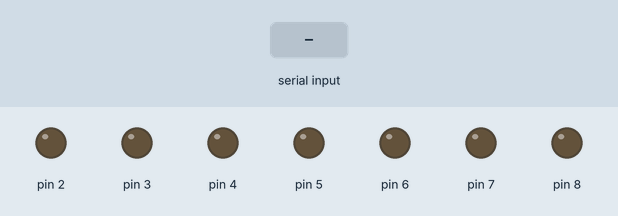
A sketch run on a simulated Arduino Uno, built with avr-gcc and run on an emulated ATmega328P. Shown: output pins drawn as LEDs (lit = HIGH). The inputs (shaded band) are chosen by the test bench. What the sketch prints to the serial monitor is not drawn.

Above: at 1.2 s.
1.3 s: "90 45 200\n" received over Serial
At 1.7 s:
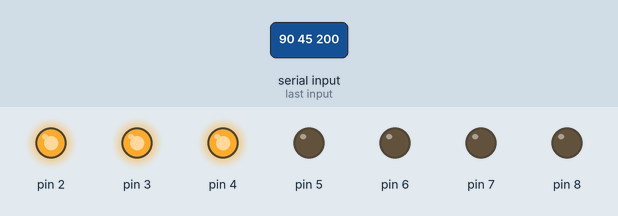
2.8 s: "90 45\n" received over Serial
At 4.0 s:
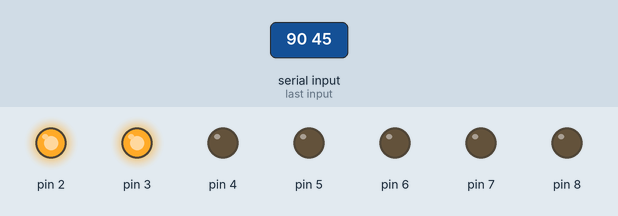
4.3 s: "30 150\n" received over Serial
5.8 s: "90 45 200 10\n" received over Serial
At 6.4 s:
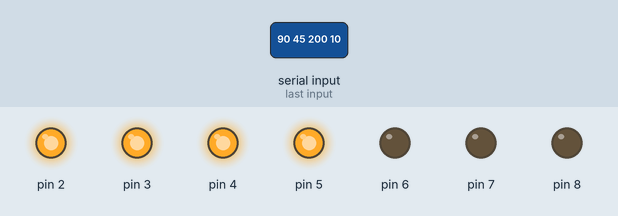
7.3 s: "90 45 200 10 150 30\n" received over Serial
At 8.5 s:
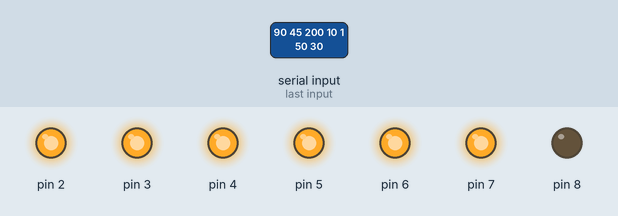
8.8 s: "5\n" received over Serial
At 9.8 s:
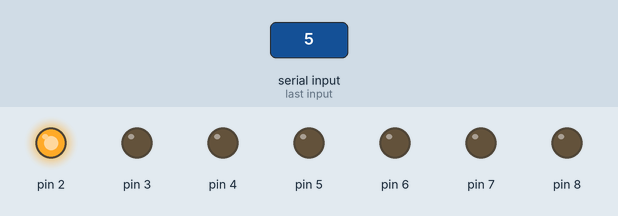
Timing chart, 0 to 11.3 s (numbered marks = the images above; inputs shaded):
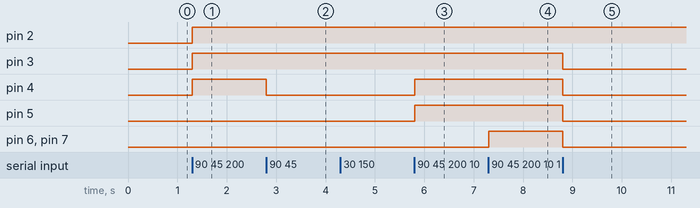

The sketch:

ARDUINO_MAX_XBEE_7CH.ino
```cpp
int digipin1;
int digipin2;
int digipin3;
int digipin4;
int digipin5;
int digipin6;
int digipin7;
int state1 = 0;
int state2 = 0;
int state3 = 0;
int state4 = 0;
int state5 = 0;
int state6 = 0;
int state7 = 0;

void setup()
{
  // Create/open serial port
  Serial.begin(57600);

  // Define LED mode
  // PWM LED
  pinMode(2, OUTPUT);
  pinMode(3, OUTPUT);
  pinMode(4, OUTPUT);
  pinMode(5, OUTPUT);
  pinMode(6, OUTPUT);
  pinMode(7, OUTPUT);
  pinMode(8, OUTPUT);
}

void loop()
{
  while (Serial.available() > 0) {


    String incoming = Serial.readStringUntil('\n');
    digipin1 = getValue(incoming, ' ', 0).toInt();
    digipin2 = getValue(incoming, ' ', 1).toInt();
    digipin3 = getValue(incoming, ' ', 2).toInt();
    digipin4 = getValue(incoming, ' ', 3).toInt();
    digipin5 = getValue(incoming, ' ', 4).toInt();
    digipin6 = getValue(incoming, ' ', 5).toInt();
    digipin7 = getValue(incoming, ' ', 6).toInt();
  }

digitalWrite(2, digipin1);

if (state1 != digipin1) {
  Serial.print(digipin1);
  digitalWrite(2, digipin6);
  state1 = digipin1;
}

digitalWrite(3, digipin2);

if (state2 != digipin2) {
  Serial.print(digipin2);
  digitalWrite(3, digipin2);
  state2 = digipin2;
}
digitalWrite(4, digipin3);

if (state3 != digipin3) {
  Serial.print(digipin3);
  digitalWrite(4, digipin3);
  state3 = digipin3;
}

digitalWrite(5, digipin4);

if (state4 != digipin4) {
  Serial.print(digipin4);
  digitalWrite(5, digipin4);
  state4 = digipin4;
}

digitalWrite(6, digipin5);

if (state5 != digipin5) {
  Serial.print(digipin5);
  digitalWrite(6, digipin5);
  state5 = digipin5;
}

digitalWrite(7, digipin6);

if (state6 != digipin6) {
  Serial.print(digipin6);
  digitalWrite(7, digipin6);
  state6 = digipin6;
}

digitalWrite(8, digipin7);

if (state7 != digipin7) {
  Serial.print(digipin7);
  digitalWrite(8, digipin7);
  state7 = digipin7;
}

}


String getValue(String data, char separator, int index)
{
 int found = 0;
  int strIndex[] = {
0, -1  };
  int maxIndex = data.length()-1;
  for(int i=0; i<=maxIndex && found<=index; i++){
  if(data.charAt(i)==separator || i==maxIndex){
  found++;
  strIndex[0] = strIndex[1]+1;
  strIndex[1] = (i == maxIndex) ? i+1 : i;
  }
 }
  return found>index ? data.substring(strIndex[0], strIndex[1]) : "";
}
```

Measured:
- after the input at 1.3 s, pin 2–4: LOW → HIGH at once
- after the input at 2.8 s, pin 4: HIGH → LOW at once
- after the input at 5.8 s, pin 4, pin 5: LOW → HIGH at once
- after the input at 7.3 s, pin 6, pin 7: LOW → HIGH at once
- after the input at 8.8 s, pin 3–7: HIGH → LOW at once
